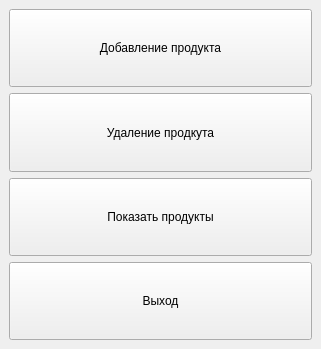
<?xml version="1.0" encoding="UTF-8"?>
<ui version="4.0">
 <class>MainWindow</class>
 <widget class="QMainWindow" name="MainWindow">
  <property name="geometry">
   <rect>
    <x>0</x>
    <y>0</y>
    <width>321</width>
    <height>349</height>
   </rect>
  </property>
  <property name="windowTitle">
   <string>Программа</string>
  </property>
  <widget class="QWidget" name="centralwidget">
   <layout class="QVBoxLayout" name="verticalLayout">
    <item>
     <widget class="QPushButton" name="pushButton_add">
      <property name="sizePolicy">
       <sizepolicy hsizetype="Minimum" vsizetype="Expanding">
        <horstretch>0</horstretch>
        <verstretch>0</verstretch>
       </sizepolicy>
      </property>
      <property name="text">
       <string>Добавление продукта</string>
      </property>
     </widget>
    </item>
    <item>
     <widget class="QPushButton" name="pushButton_delete">
      <property name="sizePolicy">
       <sizepolicy hsizetype="Minimum" vsizetype="Expanding">
        <horstretch>0</horstretch>
        <verstretch>0</verstretch>
       </sizepolicy>
      </property>
      <property name="text">
       <string>Удаление продкута</string>
      </property>
     </widget>
    </item>
    <item>
     <widget class="QPushButton" name="pushButton_show">
      <property name="sizePolicy">
       <sizepolicy hsizetype="Minimum" vsizetype="Expanding">
        <horstretch>0</horstretch>
        <verstretch>0</verstretch>
       </sizepolicy>
      </property>
      <property name="text">
       <string>Показать продукты</string>
      </property>
     </widget>
    </item>
    <item>
     <widget class="QPushButton" name="pushButton_exit">
      <property name="sizePolicy">
       <sizepolicy hsizetype="Minimum" vsizetype="Expanding">
        <horstretch>0</horstretch>
        <verstretch>0</verstretch>
       </sizepolicy>
      </property>
      <property name="text">
       <string>Выход</string>
      </property>
     </widget>
    </item>
   </layout>
  </widget>
 </widget>
 <resources/>
 <connections/>
</ui>
